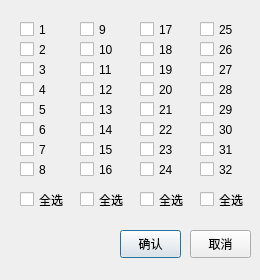
<?xml version="1.0" encoding="UTF-8"?>
<ui version="4.0">
 <class>choose_dialog</class>
 <widget class="QDialog" name="choose_dialog">
  <property name="geometry">
   <rect>
    <x>0</x>
    <y>0</y>
    <width>260</width>
    <height>280</height>
   </rect>
  </property>
  <property name="windowTitle">
   <string>并发相位</string>
  </property>
  <widget class="QCheckBox" name="checkBox1">
   <property name="geometry">
    <rect>
     <x>20</x>
     <y>20</y>
     <width>41</width>
     <height>19</height>
    </rect>
   </property>
   <property name="text">
    <string>1</string>
   </property>
  </widget>
  <widget class="QCheckBox" name="checkBox2">
   <property name="geometry">
    <rect>
     <x>20</x>
     <y>40</y>
     <width>41</width>
     <height>19</height>
    </rect>
   </property>
   <property name="text">
    <string>2</string>
   </property>
  </widget>
  <widget class="QCheckBox" name="checkBox4">
   <property name="geometry">
    <rect>
     <x>20</x>
     <y>80</y>
     <width>41</width>
     <height>19</height>
    </rect>
   </property>
   <property name="text">
    <string>4</string>
   </property>
  </widget>
  <widget class="QCheckBox" name="checkBox3">
   <property name="geometry">
    <rect>
     <x>20</x>
     <y>60</y>
     <width>41</width>
     <height>19</height>
    </rect>
   </property>
   <property name="text">
    <string>3</string>
   </property>
  </widget>
  <widget class="QCheckBox" name="checkBox7">
   <property name="geometry">
    <rect>
     <x>20</x>
     <y>140</y>
     <width>41</width>
     <height>19</height>
    </rect>
   </property>
   <property name="text">
    <string>7</string>
   </property>
  </widget>
  <widget class="QCheckBox" name="checkBox6">
   <property name="geometry">
    <rect>
     <x>20</x>
     <y>120</y>
     <width>41</width>
     <height>19</height>
    </rect>
   </property>
   <property name="text">
    <string>6</string>
   </property>
  </widget>
  <widget class="QCheckBox" name="checkBox5">
   <property name="geometry">
    <rect>
     <x>20</x>
     <y>100</y>
     <width>41</width>
     <height>19</height>
    </rect>
   </property>
   <property name="text">
    <string>5</string>
   </property>
  </widget>
  <widget class="QCheckBox" name="checkBox8">
   <property name="geometry">
    <rect>
     <x>20</x>
     <y>160</y>
     <width>41</width>
     <height>19</height>
    </rect>
   </property>
   <property name="text">
    <string>8</string>
   </property>
  </widget>
  <widget class="QCheckBox" name="checkBox11">
   <property name="geometry">
    <rect>
     <x>80</x>
     <y>60</y>
     <width>41</width>
     <height>19</height>
    </rect>
   </property>
   <property name="text">
    <string>11</string>
   </property>
  </widget>
  <widget class="QCheckBox" name="checkBox14">
   <property name="geometry">
    <rect>
     <x>80</x>
     <y>120</y>
     <width>41</width>
     <height>19</height>
    </rect>
   </property>
   <property name="text">
    <string>14</string>
   </property>
  </widget>
  <widget class="QCheckBox" name="checkBox10">
   <property name="geometry">
    <rect>
     <x>80</x>
     <y>40</y>
     <width>41</width>
     <height>19</height>
    </rect>
   </property>
   <property name="text">
    <string>10</string>
   </property>
  </widget>
  <widget class="QCheckBox" name="checkBox12">
   <property name="geometry">
    <rect>
     <x>80</x>
     <y>80</y>
     <width>41</width>
     <height>19</height>
    </rect>
   </property>
   <property name="text">
    <string>12</string>
   </property>
  </widget>
  <widget class="QCheckBox" name="checkBox9">
   <property name="geometry">
    <rect>
     <x>80</x>
     <y>20</y>
     <width>41</width>
     <height>19</height>
    </rect>
   </property>
   <property name="text">
    <string>9</string>
   </property>
  </widget>
  <widget class="QCheckBox" name="checkBox15">
   <property name="geometry">
    <rect>
     <x>80</x>
     <y>140</y>
     <width>41</width>
     <height>19</height>
    </rect>
   </property>
   <property name="text">
    <string>15</string>
   </property>
  </widget>
  <widget class="QCheckBox" name="checkBox16">
   <property name="geometry">
    <rect>
     <x>80</x>
     <y>160</y>
     <width>41</width>
     <height>19</height>
    </rect>
   </property>
   <property name="text">
    <string>16</string>
   </property>
  </widget>
  <widget class="QCheckBox" name="checkBox13">
   <property name="geometry">
    <rect>
     <x>80</x>
     <y>100</y>
     <width>41</width>
     <height>19</height>
    </rect>
   </property>
   <property name="text">
    <string>13</string>
   </property>
  </widget>
  <widget class="QCheckBox" name="checkBox19">
   <property name="geometry">
    <rect>
     <x>140</x>
     <y>60</y>
     <width>41</width>
     <height>19</height>
    </rect>
   </property>
   <property name="text">
    <string>19</string>
   </property>
  </widget>
  <widget class="QCheckBox" name="checkBox22">
   <property name="geometry">
    <rect>
     <x>140</x>
     <y>120</y>
     <width>41</width>
     <height>19</height>
    </rect>
   </property>
   <property name="text">
    <string>22</string>
   </property>
  </widget>
  <widget class="QCheckBox" name="checkBox18">
   <property name="geometry">
    <rect>
     <x>140</x>
     <y>40</y>
     <width>41</width>
     <height>19</height>
    </rect>
   </property>
   <property name="text">
    <string>18</string>
   </property>
  </widget>
  <widget class="QCheckBox" name="checkBox20">
   <property name="geometry">
    <rect>
     <x>140</x>
     <y>80</y>
     <width>41</width>
     <height>19</height>
    </rect>
   </property>
   <property name="text">
    <string>20</string>
   </property>
  </widget>
  <widget class="QCheckBox" name="checkBox17">
   <property name="geometry">
    <rect>
     <x>140</x>
     <y>20</y>
     <width>41</width>
     <height>19</height>
    </rect>
   </property>
   <property name="text">
    <string>17</string>
   </property>
  </widget>
  <widget class="QCheckBox" name="checkBox23">
   <property name="geometry">
    <rect>
     <x>140</x>
     <y>140</y>
     <width>41</width>
     <height>19</height>
    </rect>
   </property>
   <property name="text">
    <string>23</string>
   </property>
  </widget>
  <widget class="QCheckBox" name="checkBox24">
   <property name="geometry">
    <rect>
     <x>140</x>
     <y>160</y>
     <width>41</width>
     <height>19</height>
    </rect>
   </property>
   <property name="text">
    <string>24</string>
   </property>
  </widget>
  <widget class="QCheckBox" name="checkBox21">
   <property name="geometry">
    <rect>
     <x>140</x>
     <y>100</y>
     <width>41</width>
     <height>19</height>
    </rect>
   </property>
   <property name="text">
    <string>21</string>
   </property>
  </widget>
  <widget class="QCheckBox" name="checkBox27">
   <property name="geometry">
    <rect>
     <x>200</x>
     <y>60</y>
     <width>41</width>
     <height>19</height>
    </rect>
   </property>
   <property name="text">
    <string>27</string>
   </property>
  </widget>
  <widget class="QCheckBox" name="checkBox30">
   <property name="geometry">
    <rect>
     <x>200</x>
     <y>120</y>
     <width>41</width>
     <height>19</height>
    </rect>
   </property>
   <property name="text">
    <string>30</string>
   </property>
  </widget>
  <widget class="QCheckBox" name="checkBox26">
   <property name="geometry">
    <rect>
     <x>200</x>
     <y>40</y>
     <width>41</width>
     <height>19</height>
    </rect>
   </property>
   <property name="text">
    <string>26</string>
   </property>
  </widget>
  <widget class="QCheckBox" name="checkBox28">
   <property name="geometry">
    <rect>
     <x>200</x>
     <y>80</y>
     <width>41</width>
     <height>19</height>
    </rect>
   </property>
   <property name="text">
    <string>28</string>
   </property>
  </widget>
  <widget class="QCheckBox" name="checkBox25">
   <property name="geometry">
    <rect>
     <x>200</x>
     <y>20</y>
     <width>41</width>
     <height>19</height>
    </rect>
   </property>
   <property name="text">
    <string>25</string>
   </property>
  </widget>
  <widget class="QCheckBox" name="checkBox31">
   <property name="geometry">
    <rect>
     <x>200</x>
     <y>140</y>
     <width>41</width>
     <height>19</height>
    </rect>
   </property>
   <property name="text">
    <string>31</string>
   </property>
  </widget>
  <widget class="QCheckBox" name="checkBox32">
   <property name="geometry">
    <rect>
     <x>200</x>
     <y>160</y>
     <width>41</width>
     <height>19</height>
    </rect>
   </property>
   <property name="text">
    <string>32</string>
   </property>
  </widget>
  <widget class="QCheckBox" name="checkBox29">
   <property name="geometry">
    <rect>
     <x>200</x>
     <y>100</y>
     <width>41</width>
     <height>19</height>
    </rect>
   </property>
   <property name="text">
    <string>29</string>
   </property>
  </widget>
  <widget class="QCheckBox" name="checkBoxCol4">
   <property name="geometry">
    <rect>
     <x>200</x>
     <y>190</y>
     <width>61</width>
     <height>19</height>
    </rect>
   </property>
   <property name="text">
    <string>全选</string>
   </property>
  </widget>
  <widget class="QCheckBox" name="checkBoxCol3">
   <property name="geometry">
    <rect>
     <x>140</x>
     <y>190</y>
     <width>61</width>
     <height>19</height>
    </rect>
   </property>
   <property name="text">
    <string>全选</string>
   </property>
  </widget>
  <widget class="QCheckBox" name="checkBoxCol1">
   <property name="geometry">
    <rect>
     <x>20</x>
     <y>190</y>
     <width>61</width>
     <height>19</height>
    </rect>
   </property>
   <property name="text">
    <string>全选</string>
   </property>
  </widget>
  <widget class="QCheckBox" name="checkBoxCol2">
   <property name="geometry">
    <rect>
     <x>80</x>
     <y>190</y>
     <width>61</width>
     <height>19</height>
    </rect>
   </property>
   <property name="text">
    <string>全选</string>
   </property>
  </widget>
  <widget class="QPushButton" name="pushButton_confirm">
   <property name="geometry">
    <rect>
     <x>120</x>
     <y>230</y>
     <width>61</width>
     <height>28</height>
    </rect>
   </property>
   <property name="text">
    <string>确认</string>
   </property>
  </widget>
  <widget class="QPushButton" name="pushButton_cancel">
   <property name="geometry">
    <rect>
     <x>190</x>
     <y>230</y>
     <width>61</width>
     <height>28</height>
    </rect>
   </property>
   <property name="text">
    <string>取消</string>
   </property>
  </widget>
 </widget>
 <resources/>
 <connections/>
</ui>
